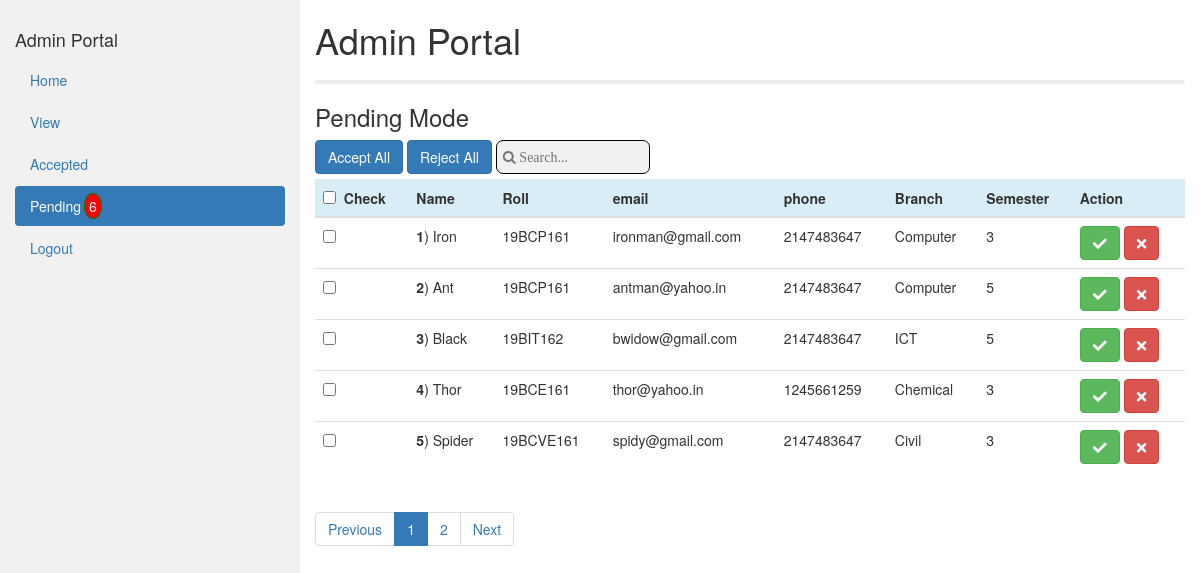
The app's page /View/pending.php (signed in) with its own data.
### tables this page shows
CREATE TABLE `user_master` (
  `user_id` int(11) NOT NULL,
  `roll` varchar(10) NOT NULL,
  `name` varchar(20) NOT NULL,
  `lname` varchar(20) NOT NULL,
  `user_password` varchar(10) NOT NULL,
  `email` varchar(40) NOT NULL,
  `phone` int(11) NOT NULL,
  `Branch_id` int(2) NOT NULL,
  `Sem_id` int(1) NOT NULL,
  `Type` enum('0','1','2','3') NOT NULL COMMENT '''0''= Admin  \r\n''1'' = Participant \r\n''2'' = Pending\r\n''3'' = Rejected',
  `Image` varchar(50) NOT NULL
);

CREATE TABLE `branch` (
  `branch_id` int(11) NOT NULL,
  `branch_name` varchar(20) NOT NULL
);

CREATE TABLE `semester` (
  `semester_id` int(1) NOT NULL,
  `semester_name` varchar(1) NOT NULL
);

### Model/participant_Model.php (called while the page is built, shortened)
<?php
	function GetParticipantByCondition($where){
		global $pdo;
		$sql = "SELECT user_master.Type,user_master.user_id,user_master.name,user_master.roll,user_master.email,user_master.phone,branch.branch_name,semester.semester_name FROM user_master INNER JOIN semester JOIN branch ON user_master.Branch_id = branch.branch_id AND user_master.Sem_id = semester.semester_id WHERE ".$where;
		$stmt = $pdo->query($sql);
		return $stmt;
	}
?>

### View/pending.php (the view, shortened to what this page needs)
<?php if(!isset($_SESSION['username'])){
	header('Location: '.LOGIN.'?Access Forbidden');
}
else{
 ?>
<body>
<div class="col-md-9">
      <h1>Admin Portal</h1>
	  <hr>
	<h3>Pending Mode</h3>
	<div class="mb-5">
		<button type="button" class="btn btn-primary" onclick="AcceptAll('accept')">Accept All</button>
		<button type="button" class="btn btn-primary" onclick="AcceptAll('reject')">Reject All</button>
		<input  style="font-family: FontAwesome;border:1px solid black;background-color:#f1f1f1;color:black;" type="text" placeholder='&#xf002; Search...' id="se" onkeyup="fd()">
	</div>
<?php
	$where = "user_master.Type='2'";
	$stmt = GetParticipantByCondition($where);
	$totalStudent = $stmt->rowCount();
	if($stmt->rowCount()>0){
	echo "<table class='table table-hover'>";
		echo "<thead>";
			echo "<tr class='bg-info'>";
				echo '<th><input id="checkAll" class="form-check-input" type="checkbox" name="check">&nbsp;&nbsp;Check</th>';
				echo "<th>Name</th>";
				echo "<th>Roll</th>";
				echo "<th class='hidden-xs'>email</th>";
				echo "<th class='hide1'>phone</th>";
				echo "<th>Branch</th>";
				echo "<th class='hide1'>Semester</th>";
				echo "<th>Action</th>";
			echo "</tr>";
		echo "</thead>";
		$k=0;
		$page = ceil($totalStudent/5);
						$p=5;
						$u=0;
						$prev=2;
						$nex =$page-1;
						if(isset($_GET['page'])){
							$u = 5*($_GET['page']-1);
							$p = $p*($_GET['page']);
							if($_GET['page']!=1){
								$prev=$_GET['page'];
							}
							if($_GET['page']!=$page){
								$nex = $_GET['page'];
							}
							if($totalStudent > $p){}
							else{$p = $totalStudent;}
						}
						else{
							if($page>1){
							$nex =1;
							}
							else{
								$nex=0;
							}
						}
						$row = $stmt->fetchALL();
						for($i=$u;$i<count($row);$i++){
							if($u==$p){
								break;
							}
							 $u++;
		echo "<tr id='table_".$row[$i]['user_id']."'>";
			echo '<td><input class="check" type="checkbox" id="inlineCheckbox1" name="num[]" value="'.$row[$i]['user_id'].'"></td>';
			echo "<td>"."<span class='bold'>".++$k."</span>) ".$row[$i]['name']."</td>";
			echo "<td class='search'>".$row[$i]['roll']."</td>";
			echo "<td class='hidden-xs'>".$row[$i]['email']."</td>";
			echo "<td class='hide1'>".$row[$i]['phone']."</td>";
			echo "<td >".$row[$i]['branch_name']."</td>";
			echo "<td class='hide1' class='text-center'>".$row[$i]['semester_name']."</td>";
			echo '<td>
				<form method="get">
					<input type="text" hidden value="'.$row[$i]['user_id'].'" name="id">
					<button class="btn btn-success" type="submit" name="status" value="accept"><i class="fas fa-check"></i></button>
					<button class="btn btn-danger" type="submit" name="status" value="reject"><i class="fas fa-times"></i></button>
				</form>
				</td>';
		echo "</tr>";
	}
	echo "</table>";
		echo '<nav aria-label="...">
					  <ul id="pagin" class="pagination justify-content-center">
						<li class="page-item ">
						  <a class="page-link" href="pending.php?page='.($prev-1).'" tabindex="-1">Previous</a>
						</li>';
						$class="";
						for($i=0;$i<$page;$i++){
							if(isset($_GET['page'])){
								if($_GET['page'] == $i+1){
									$class="active";
								}
							}
							else{
								if($i==0)
								$class="active";
							}
							echo '<li class="page-item '.$class.'"><a class="page-link" href="pending.php?page='.($i+1).'">'.($i+1).'</a></li>';
							$class="";
						}
						echo '<li class="page-item">
						  <a class="page-link" href="pending.php?page='.($nex+1).'">Next</a>
						</li>
					  </ul>
					</nav>';
	}
	else{
		echo "<p class='text-primary lead'>No Pending Requestes</p>";
	}
?>
</div>
</body>
</html>
<?php }
?>

### records on screen
user_master: name "Iron", roll "19BCP161", email "ironman@gmail.com", phone "2147483647", Branch.branch_name "Computer", Sem.semester_name "3"
user_master: name "Ant", roll "19BCP161", email "antman@yahoo.in", phone "2147483647", Branch.branch_name "Computer", Sem.semester_name "5"
user_master: name "Black", roll "19BIT162", email "bwidow@gmail.com", phone "2147483647", Branch.branch_name "ICT", Sem.semester_name "5"
user_master: name "Thor", roll "19BCE161", email "thor@yahoo.in", phone "1245661259", Branch.branch_name "Chemical", Sem.semester_name "3"
user_master: name "Spider", roll "19BCVE161", email "spidy@gmail.com", phone "2147483647", Branch.branch_name "Civil", Sem.semester_name "3"

### other values on screen
$stmt9->rowCount() "6"
